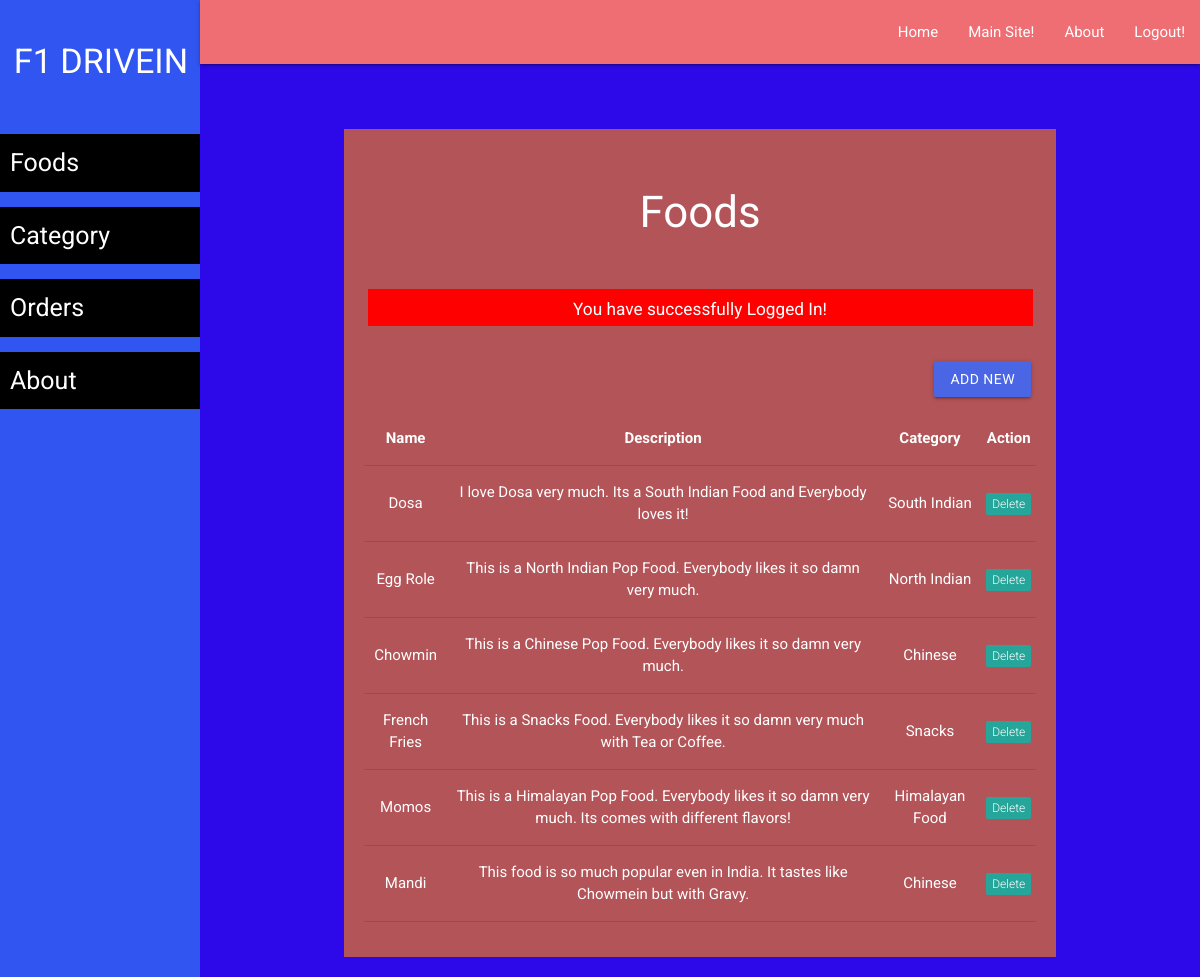
The app's page /admin/food-list.php (signed in) with its own data.
### tables this page shows
CREATE TABLE `food` (
  `id` int(11) NOT NULL,
  `cat_id` int(10) NOT NULL,
  `fname` varchar(50) NOT NULL,
  `description` varchar(250) NOT NULL
);

CREATE TABLE `categories` (
  `id` int(11) NOT NULL,
  `name` varchar(250) NOT NULL,
  `short_desc` varchar(250) NOT NULL,
  `long_desc` varchar(500) NOT NULL
);

### admin/food-list.php (the view, shortened to what this page needs)
<?php require('layout/header.php'); ?>
<?php require('layout/left-sidebar-long.php'); ?>
<?php require('layout/topnav.php'); ?>
<?php require('layout/left-sidebar-short.php'); ?>
<?php
require('../backends/connection-pdo.php');
$sql = 'SELECT food.id, food.fname, food.description, categories.name
        FROM food
        LEFT JOIN categories
        ON food.cat_id = categories.id';
$query  = $pdoconn->prepare($sql);
$query->execute();
$arr_all = $query->fetchAll(PDO::FETCH_ASSOC);
?>
<div class="section white-text" style="background: #B35458;">
	<div class="section">
		<h3>Foods</h3>
	</div>
  <?php
    if (isset($_SESSION['msg'])) {
        echo '<div class="section center" style="margin: 5px 35px;"><div class="row" style="background: red; color: white;">
        <div class="col s12">
            <h6>'.$_SESSION['msg'].'</h6>
            </div>
        </div></div>';
    }
    ?>
	<div class="section right" style="padding: 15px 25px;">
		<a href="food-add.php" class="waves-effect waves-light btn">Add New</a>
	</div>
	<div class="section center" style="padding: 20px;">
		<table class="centered responsive-table">
        <thead>
          <tr>
              <th>Name</th>
              <th>Description</th>
              <th>Category</th>
              <th>Action</th>
          </tr>
        </thead>
        <tbody>
          <?php
            foreach ($arr_all as $key) {
          ?>
          <tr>
            <td><?php echo $key['fname']; ?></td>
            <td><?php echo $key['description']; ?></td>
            <td><?php echo $key['name']; ?></td>
            <td><a href="../backends/admin/food-delete.php?id=<?php echo $key['id']; ?>"><span class="new badge" data-badge-caption="">Delete</span></a></td>
          </tr>
          <?php } ?>
        </tbody>
      </table>
	</div>
</div>
<?php require('layout/footer.php'); ?>

### css/form-style.css (style rules this page uses)
body { background: #2d08e8; font-family: "Roboto", sans-serif; -webkit-font-smoothing: antialiased; -moz-osx-font-smoothing: grayscale; }
.btn, .btn:active, .btn:hover { background: #4a66e4 !important; width: 100%; }
.row { margin-bottom: 0 !important; }
.col { padding: 0 !important; }

### records on screen
food: fname "Dosa", description "I love Dosa very much. Its a South Indian Food and Everybody loves it!", categories.name "South Indian"
food: fname "Egg Role", description "This is a North Indian Pop Food. Everybody likes it so damn very much.", categories.name "North Indian"
food: fname "Chowmin", description "This is a Chinese Pop Food. Everybody likes it so damn very much.", categories.name "Chinese"
food: fname "French Fries", description "This is a Snacks Food. Everybody likes it so damn very much with Tea or Coffee.", categories.name "Snacks"
food: fname "Momos", description "This is a Himalayan Pop Food. Everybody likes it so damn very much. Its comes with different flavors!", categories.name "Himalayan Food"
food: fname "Mandi", description "This food is so much popular even in India. It tastes like Chowmein but with Gravy.", categories.name "Chinese"

### other values on screen
$_SESSION['msg'] "You have successfully Logged In!"
